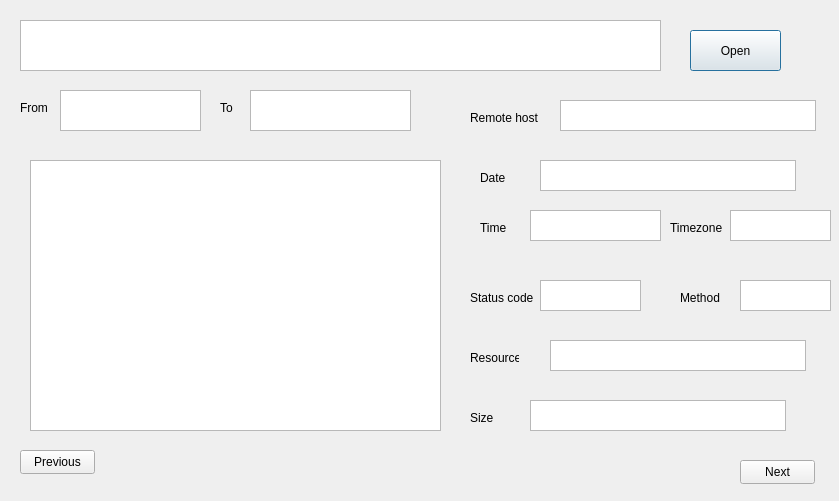
<?xml version="1.0" encoding="UTF-8"?>
<ui version="4.0">
 <class>Dialog</class>
 <widget class="QDialog" name="Dialog">
  <property name="geometry">
   <rect>
    <x>0</x>
    <y>0</y>
    <width>839</width>
    <height>501</height>
   </rect>
  </property>
  <property name="windowTitle">
   <string>Dialog</string>
  </property>
  <widget class="QPushButton" name="pushButton">
   <property name="geometry">
    <rect>
     <x>690</x>
     <y>30</y>
     <width>91</width>
     <height>41</height>
    </rect>
   </property>
   <property name="text">
    <string>Open</string>
   </property>
  </widget>
  <widget class="QPushButton" name="pushButton_2">
   <property name="geometry">
    <rect>
     <x>20</x>
     <y>450</y>
     <width>75</width>
     <height>24</height>
    </rect>
   </property>
   <property name="text">
    <string>Previous</string>
   </property>
  </widget>
  <widget class="QPushButton" name="pushButton_3">
   <property name="geometry">
    <rect>
     <x>740</x>
     <y>460</y>
     <width>75</width>
     <height>24</height>
    </rect>
   </property>
   <property name="text">
    <string>Next</string>
   </property>
  </widget>
  <widget class="QLabel" name="label">
   <property name="geometry">
    <rect>
     <x>470</x>
     <y>110</y>
     <width>101</width>
     <height>16</height>
    </rect>
   </property>
   <property name="text">
    <string>Remote host</string>
   </property>
  </widget>
  <widget class="QLabel" name="label_2">
   <property name="geometry">
    <rect>
     <x>480</x>
     <y>170</y>
     <width>49</width>
     <height>16</height>
    </rect>
   </property>
   <property name="text">
    <string>Date</string>
   </property>
  </widget>
  <widget class="QLabel" name="label_3">
   <property name="geometry">
    <rect>
     <x>480</x>
     <y>220</y>
     <width>49</width>
     <height>16</height>
    </rect>
   </property>
   <property name="text">
    <string>Time</string>
   </property>
  </widget>
  <widget class="QLabel" name="label_4">
   <property name="geometry">
    <rect>
     <x>470</x>
     <y>290</y>
     <width>71</width>
     <height>16</height>
    </rect>
   </property>
   <property name="text">
    <string>Status code</string>
   </property>
  </widget>
  <widget class="QLabel" name="label_5">
   <property name="geometry">
    <rect>
     <x>470</x>
     <y>350</y>
     <width>49</width>
     <height>16</height>
    </rect>
   </property>
   <property name="text">
    <string>Resource</string>
   </property>
  </widget>
  <widget class="QLabel" name="label_6">
   <property name="geometry">
    <rect>
     <x>470</x>
     <y>410</y>
     <width>49</width>
     <height>16</height>
    </rect>
   </property>
   <property name="text">
    <string>Size</string>
   </property>
  </widget>
  <widget class="QLabel" name="label_7">
   <property name="geometry">
    <rect>
     <x>670</x>
     <y>220</y>
     <width>61</width>
     <height>16</height>
    </rect>
   </property>
   <property name="text">
    <string>Timezone</string>
   </property>
  </widget>
  <widget class="QLabel" name="label_8">
   <property name="geometry">
    <rect>
     <x>680</x>
     <y>290</y>
     <width>61</width>
     <height>16</height>
    </rect>
   </property>
   <property name="text">
    <string>Method</string>
   </property>
  </widget>
  <widget class="QTextBrowser" name="textBrowser_2">
   <property name="geometry">
    <rect>
     <x>560</x>
     <y>100</y>
     <width>256</width>
     <height>31</height>
    </rect>
   </property>
  </widget>
  <widget class="QTextBrowser" name="textBrowser_3">
   <property name="geometry">
    <rect>
     <x>540</x>
     <y>160</y>
     <width>256</width>
     <height>31</height>
    </rect>
   </property>
  </widget>
  <widget class="QTextBrowser" name="textBrowser_4">
   <property name="geometry">
    <rect>
     <x>530</x>
     <y>210</y>
     <width>131</width>
     <height>31</height>
    </rect>
   </property>
  </widget>
  <widget class="QTextBrowser" name="textBrowser_5">
   <property name="geometry">
    <rect>
     <x>730</x>
     <y>210</y>
     <width>101</width>
     <height>31</height>
    </rect>
   </property>
  </widget>
  <widget class="QTextBrowser" name="textBrowser_6">
   <property name="geometry">
    <rect>
     <x>540</x>
     <y>280</y>
     <width>101</width>
     <height>31</height>
    </rect>
   </property>
  </widget>
  <widget class="QTextBrowser" name="textBrowser_7">
   <property name="geometry">
    <rect>
     <x>740</x>
     <y>280</y>
     <width>91</width>
     <height>31</height>
    </rect>
   </property>
  </widget>
  <widget class="QTextBrowser" name="textBrowser_8">
   <property name="geometry">
    <rect>
     <x>550</x>
     <y>340</y>
     <width>256</width>
     <height>31</height>
    </rect>
   </property>
  </widget>
  <widget class="QTextBrowser" name="textBrowser_9">
   <property name="geometry">
    <rect>
     <x>530</x>
     <y>400</y>
     <width>256</width>
     <height>31</height>
    </rect>
   </property>
  </widget>
  <widget class="QLabel" name="label_9">
   <property name="geometry">
    <rect>
     <x>20</x>
     <y>100</y>
     <width>49</width>
     <height>16</height>
    </rect>
   </property>
   <property name="text">
    <string>From</string>
   </property>
  </widget>
  <widget class="QTextEdit" name="textEdit">
   <property name="geometry">
    <rect>
     <x>60</x>
     <y>90</y>
     <width>141</width>
     <height>41</height>
    </rect>
   </property>
   <property name="font">
    <font>
     <pointsize>11</pointsize>
    </font>
   </property>
  </widget>
  <widget class="QTextEdit" name="textEdit_2">
   <property name="geometry">
    <rect>
     <x>250</x>
     <y>90</y>
     <width>161</width>
     <height>41</height>
    </rect>
   </property>
   <property name="font">
    <font>
     <pointsize>11</pointsize>
    </font>
   </property>
  </widget>
  <widget class="QLabel" name="label_10">
   <property name="geometry">
    <rect>
     <x>220</x>
     <y>100</y>
     <width>49</width>
     <height>16</height>
    </rect>
   </property>
   <property name="text">
    <string>To</string>
   </property>
  </widget>
  <widget class="QTextEdit" name="textEdit_3">
   <property name="geometry">
    <rect>
     <x>20</x>
     <y>20</y>
     <width>641</width>
     <height>51</height>
    </rect>
   </property>
   <property name="font">
    <font>
     <pointsize>14</pointsize>
    </font>
   </property>
  </widget>
  <widget class="QTextBrowser" name="textBrowser">
   <property name="geometry">
    <rect>
     <x>30</x>
     <y>160</y>
     <width>411</width>
     <height>271</height>
    </rect>
   </property>
  </widget>
 </widget>
 <resources/>
 <connections/>
</ui>
